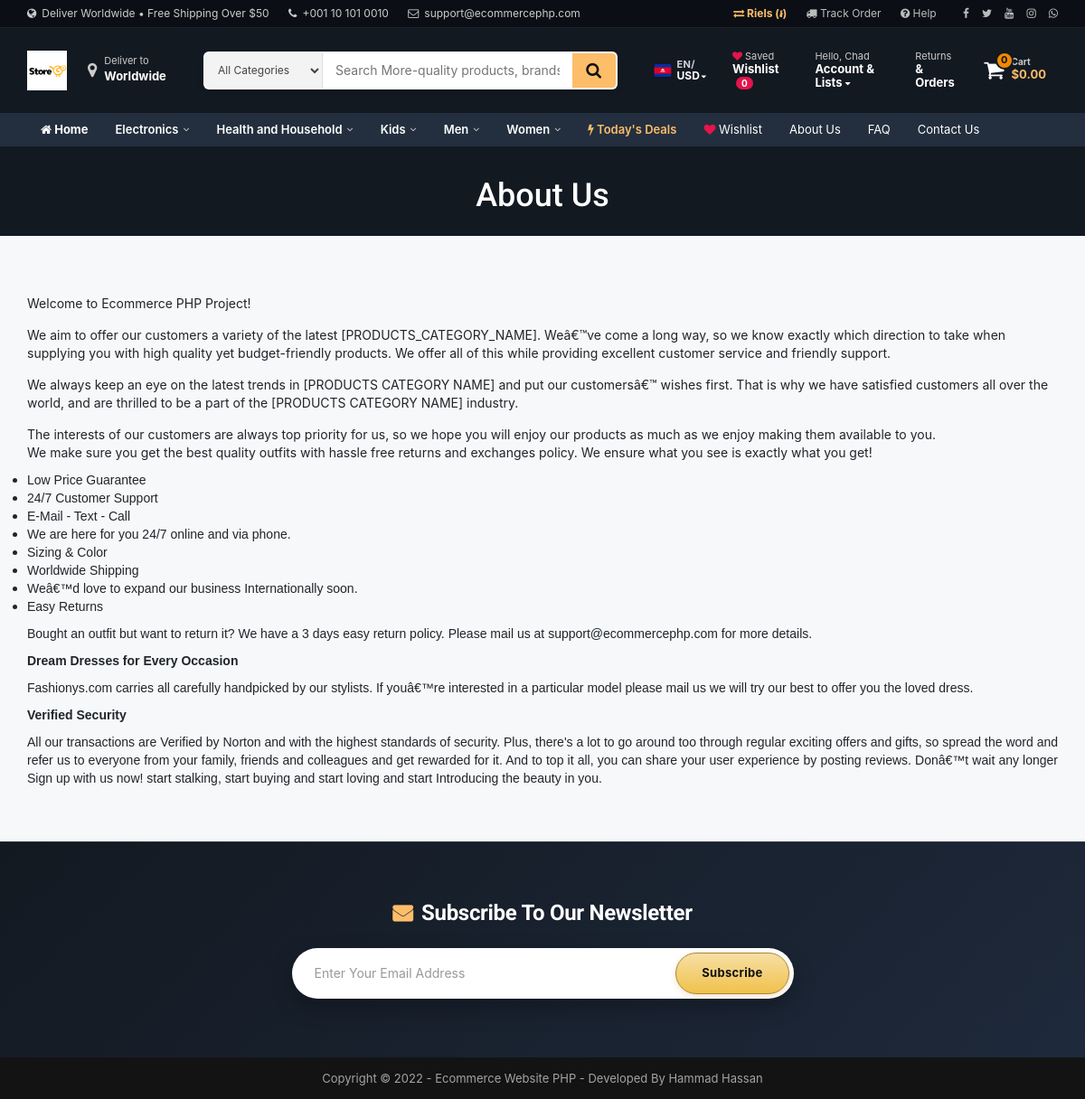
The app's page /about.php (signed in) with its own data.
### tables this page shows
CREATE TABLE `tbl_settings` (
    `id` INT NOT NULL AUTO_INCREMENT,
    `logo` VARCHAR(255) NOT NULL,
    `favicon` VARCHAR(255) NOT NULL,

    `footer_about` TEXT NOT NULL,
    `footer_copyright` TEXT NOT NULL,
    `contact_address` TEXT NOT NULL,
    `contact_email` VARCHAR(255) NOT NULL,
    `contact_phone` VARCHAR(255) NOT NULL,
    `contact_fax` VARCHAR(255) NOT NULL,
    `contact_map_iframe` TEXT NOT NULL,

    `receive_email` VARCHAR(255) NOT NULL,
    `receive_email_subject` VARCHAR(255) NOT NULL,
    `receive_email_thank_you_message` TEXT NOT NULL,
    `forget_password_message` TEXT NOT NULL,

    `total_recent_post_footer` INT NOT NULL,
    `total_popular_post_footer` INT NOT NULL,
    `total_recent_post_sidebar` INT NOT NULL,
    `total_popular_post_sidebar` INT NOT NULL,
    `total_featured_product_home` INT NOT NULL,
    `total_latest_product_home` INT NOT NULL,
    `total_popular_product_home` INT NOT NULL,

    `meta_title_home` TEXT NOT NULL,
    `meta_keyword_home` TEXT NOT NULL,
    `meta_description_home` TEXT NOT NULL,

    `banner_login` VARCHAR(255) NOT NULL,
    `banner_registration` VARCHAR(255) NOT NULL,
    `banner_forget_password` VARCHAR(255) NOT NULL,
    `banner_reset_password` VARCHAR(255) NOT NULL,
    `banner_search` VARCHAR(255) NOT NULL,
    `banner_cart` VARCHAR(255) NOT NULL,
    `banner_checkout` VARCHAR(255) NOT NULL,
    `banner_product_category` VARCHAR(255) NOT NULL,
    `banner_blog` VARCHAR(255) NOT NULL,

    `cta_title` VARCHAR(255) NOT NULL,
    `cta_content` TEXT NOT NULL,
    `cta_read_more_text` VARCHAR(255) NOT NULL,
    `cta_read_more_url` VARCHAR(255) NOT NULL,
    `cta_photo` VARCHAR(255) NOT NULL,

    `featured_product_title` VARCHAR(255) NOT NULL,
    `featured_product_subtitle` VARCHAR(255) NOT NULL,
    `latest_product_title` VARCHAR(255) NOT NULL,
    `latest_product_subtitle` VARCHAR(255) NOT NULL,
    `popular_product_title` VARCHAR(255) NOT NULL,
    `popular_product_subtitle` VARCHAR(255) NOT NULL,

    `testimonial_title` VARCHAR(255) NOT NULL,
    `testimonial_subtitle` VARCHAR(255) NOT NULL,
    `testimonial_photo` VARCHAR(255) NOT NULL,

    `blog_title` VARCHAR(255) NOT NULL,
    `blog_subtitle` VARCHAR(255) NOT NULL,
    `newsletter_text` TEXT NOT NULL,

    `paypal_email` VARCHAR(255) NOT NULL,
    `stripe_public_key` VARCHAR(255) NOT NULL,
    `stripe_secret_key` VARCHAR(255) NOT NULL,

    `bank_detail` TEXT NOT NULL,

    `before_head` TEXT NOT NULL,
    `after_body` TEXT NOT NULL,
    `before_body` TEXT NOT NULL,

    `home_service_on_off` TINYINT NOT NULL,
    `home_welcome_on_off` TINYINT NOT NULL,
    `home_featured_product_on_off` TINYINT NOT NULL,
    `home_latest_product_on_off` TINYINT NOT NULL,
    `home_popular_product_on_off` TINYINT NOT NULL,
    `home_testimonial_on_off` TINYINT NOT NULL,
    `home_blog_on_off` TINYINT NOT NULL,
    `newsletter_on_off` TINYINT NOT NULL,

    `ads_above_welcome_on_off` TINYINT NOT NULL,
    `ads_above_featured_product_on_off` TINYINT NOT NULL,
    `ads_above_latest_product_on_off` TINYINT NOT NULL,
    `ads_above_popular_product_on_off` TINYINT NOT NULL,
    `ads_above_testimonial_on_off` TINYINT NOT NULL,
    `ads_category_sidebar_on_off` TINYINT NOT NULL,

    PRIMARY KEY (`id`)
);

CREATE TABLE `tbl_social` (
  `social_id` int(11) NOT NULL,
  `social_name` varchar(30) NOT NULL,
  `social_url` varchar(255) NOT NULL,
  `social_icon` varchar(30) NOT NULL
);

CREATE TABLE `tbl_top_category` (
  `tcat_id` int(11) NOT NULL,
  `tcat_name` varchar(255) NOT NULL,
  `show_on_menu` int(1) NOT NULL
);

CREATE TABLE `tbl_page` (
  `id` int(11) NOT NULL,
  `about_title` varchar(255) NOT NULL,
  `about_content` text NOT NULL,
  `about_banner` varchar(255) NOT NULL,
  `about_meta_title` varchar(255) NOT NULL,
  `about_meta_keyword` text NOT NULL,
  `about_meta_description` text NOT NULL,
  `faq_title` varchar(255) NOT NULL,
  `faq_banner` varchar(255) NOT NULL,
  `faq_meta_title` varchar(255) NOT NULL,
  `faq_meta_keyword` text NOT NULL,
  `faq_meta_description` text NOT NULL,
  `blog_title` varchar(255) NOT NULL,
  `blog_banner` varchar(255) NOT NULL,
  `blog_meta_title` varchar(255) NOT NULL,
  `blog_meta_keyword` text NOT NULL,
  `blog_meta_description` text NOT NULL,
  `contact_title` varchar(255) NOT NULL,
  `contact_banner` varchar(255) NOT NULL,
  `contact_meta_title` varchar(255) NOT NULL,
  `contact_meta_keyword` text NOT NULL,
  `contact_meta_description` text NOT NULL,
  `pgallery_title` varchar(255) NOT NULL,
  `pgallery_banner` varchar(255) NOT NULL,
  `pgallery_meta_title` varchar(255) NOT NULL,
  `pgallery_meta_keyword` text NOT NULL,
  `pgallery_meta_description` text NOT NULL,
  `vgallery_title` varchar(255) NOT NULL,
  `vgallery_banner` varchar(255) NOT NULL,
  `vgallery_meta_title` varchar(255) NOT NULL,
  `vgallery_meta_keyword` text NOT NULL,
  `vgallery_meta_description` text NOT NULL
);

### admin/inc/functions.php (called while the page is built, shortened)
<?php
function get_current_currency() {
	if (!isset($_SESSION['currency']) || !in_array($_SESSION['currency'], ['USD', 'KHR'])) {
		return 'USD';
	}
	return $_SESSION['currency'];
}
function get_current_language() {
	if (!isset($_SESSION['site_lang']) || !in_array($_SESSION['site_lang'], ['EN', 'KH'])) {
		return 'EN';
	}
	return $_SESSION['site_lang'];
}
function format_price($price_in_usd, $with_symbol = true) {
	$price_in_usd = (float)$price_in_usd;
	$curr = get_current_currency();
	if ($curr === 'KHR') {
		$rate = get_usd_to_khr_rate();
		$khr = round($price_in_usd * $rate, -2);
		$formatted = number_format($khr, 0);
		return $with_symbol ? $formatted . ' ៛' : $formatted;
	} else {
		$formatted = number_format($price_in_usd, 2);
		return $with_symbol ? '$' . $formatted : $formatted;
	}
}
    ?>

### about.php (the view)
<?php require_once('header.php'); ?>
<?php
$statement = $pdo->prepare("SELECT * FROM tbl_page WHERE id=1");
$statement->execute();
$result = $statement->fetchAll(PDO::FETCH_ASSOC);
foreach ($result as $row) {
   $about_title = $row['about_title'];
    $about_content = $row['about_content'];
    $about_banner = $row['about_banner'];
}
?>
<div class="page-banner" style="background-image: url(assets/uploads/<?php echo $about_banner; ?>);">
    <div class="inner">
        <h1><?php echo $about_title; ?></h1>
    </div>
</div>
<div class="page">
    <div class="container">
        <div class="row">
            <div class="col-md-12">
                <p>
                    <?php echo $about_content; ?>
                </p>
            </div>
        </div>
    </div>
</div>
<?php require_once('footer.php'); ?>

### header.php (shortened to what this page needs)
<?php
include("admin/inc/config.php");
include("admin/inc/functions.php");
$statement = $pdo->prepare("SELECT * FROM tbl_settings WHERE id=1");
$statement->execute();
$result = $statement->fetchAll(PDO::FETCH_ASSOC);
foreach ($result as $row)
{
	$logo = $row['logo'];
	$contact_email = $row['contact_email'];
	$contact_phone = $row['contact_phone'];
}
?>
<!DOCTYPE html>
<html lang="en">
<head>
	<link rel="stylesheet" href="assets/css/bootstrap.min.css">
	<link rel="stylesheet" href="assets/css/font-awesome.min.css">
	<link rel="stylesheet" href="assets/css/owl.carousel.min.css">
	<link rel="stylesheet" href="assets/css/owl.theme.default.min.css">
	<link rel="stylesheet" href="assets/css/jquery.bxslider.min.css">
    <link rel="stylesheet" href="assets/css/magnific-popup.css">
    <link rel="stylesheet" href="assets/css/rating.css">
	<link rel="stylesheet" href="assets/css/spacing.css">
	<link rel="stylesheet" href="assets/css/bootstrap-touch-slider.css">
	<link rel="stylesheet" href="assets/css/animate.min.css">
	<link rel="stylesheet" href="assets/css/tree-menu.css">
	<link rel="stylesheet" href="assets/css/select2.min.css">
	<link rel="stylesheet" href="assets/css/main.css">
	<link rel="stylesheet" href="assets/css/responsive.css">
	<link rel="stylesheet" href="assets/css/modern-ecommerce.css?v=<?php echo time(); ?>">
	<?php
	$statement = $pdo->prepare("SELECT * FROM tbl_page WHERE id=1");
	$statement->execute();
	$result = $statement->fetchAll(PDO::FETCH_ASSOC);
		?>
</head>
<body>
<?php
$cart_item_count = 0;
$table_total_price = 0;
$wishlist_count = isset($_SESSION['wishlist']) ? count($_SESSION['wishlist']) : 0;
$stmt_top_cat = $pdo->prepare("SELECT * FROM tbl_top_category ORDER BY tcat_name ASC");
$stmt_top_cat->execute();
$header_top_categories = $stmt_top_cat->fetchAll(PDO::FETCH_ASSOC);
$current_currency = get_current_currency();
$current_lang = get_current_language();
?>
<div class="modern-top-bar">
	<div class="container">
		<div class="row">
			<div class="col-md-7 col-sm-6 col-xs-12">
				<span class="top-item"><i class="fa fa-globe"></i> Deliver Worldwide &bull; Free Shipping Over $50</span>
				<span class="top-item hidden-xs"><i class="fa fa-phone"></i> <?php echo htmlspecialchars($contact_phone); ?></span>
				<span class="top-item hidden-xs hidden-sm"><i class="fa fa-envelope-o"></i> <?php echo htmlspecialchars($contact_email); ?></span>
			</div>
			<div class="col-md-5 col-sm-6 col-xs-12 text-right">
				<span class="top-item">
					<a href="currency-switch.php?currency=<?php echo $current_currency === 'USD' ? 'KHR' : 'USD'; ?>" title="Click to toggle currency (USD / KHR)" style="color: #febd69; font-weight: 700;">
						<i class="fa fa-exchange"></i> <?php echo $current_currency === 'USD' ? 'Riels (៛)' : 'Dollars ($)'; ?>
					</a>
				</span>
				<span class="top-item">
					<a href="customer-order.php"><i class="fa fa-truck"></i> Track Order</a>
				</span>
				<span class="top-item">
					<a href="faq.php"><i class="fa fa-question-circle"></i> Help</a>
				</span>
				<span class="top-item hidden-xs" style="margin-right: 0;">
					<?php
					$statement = $pdo->prepare("SELECT * FROM tbl_social");
					$statement->execute();
					$result = $statement->fetchAll(PDO::FETCH_ASSOC);
					foreach ($result as $row) {
						if (!empty($row['social_url'])) {
							echo '<a href="'.$row['social_url'].'" style="margin-left:8px;" target="_blank"><i class="'.$row['social_icon'].'"></i></a>';
						}
					}
					?>
				</span>
			</div>
		</div>
	</div>
</div>
<header class="modern-header">
	<div class="container">
		<div class="row" style="display: flex; align-items: center; flex-wrap: wrap;">
			<div class="col-md-2 col-sm-4 col-xs-6 logo-area" style="display: flex; align-items: center; gap: 12px;">
				<a href="index.php">
					<img src="assets/uploads/<?php echo $logo; ?>" alt="Store Logo">
				</a>
				<div class="deliver-badge hidden-xs hidden-sm" onclick="window.location.href='checkout.php'">
					<i class="fa fa-map-marker"></i>
					<div>
						<span class="line-1">Deliver to</span>
						<span class="line-2">Worldwide</span>
					</div>
				</div>
			</div>
			<div class="col-md-5 col-sm-8 col-xs-12 search-area" style="margin: 6px 0;">
				<div class="search-form-wrapper">
					<form action="search-result.php" method="get" class="amazon-search-bar">
						<select id="modern-search-category" name="category_id" class="search-cat-select hidden-xs">
							<option value="0">All Categories</option>
						</select>
						<input type="text" id="modern-search-input" name="search_text" class="search-input" placeholder="Search More-quality products, brands..." autocomplete="off">
						<button type="submit" class="search-btn" title="Search">
							<i class="fa fa-search"></i>
						</button>
					</form>
				</div>
			</div>
			<div class="col-md-5 col-sm-12 col-xs-6" style="margin: 6px 0;">
				<div class="header-actions">
					<div class="lang-curr-dropdown-wrapper">
						<div class="lang-curr-trigger" tabindex="0" title="Change Language & Currency">
							<span class="flag-wrapper">
							</span>
							<div class="lang-curr-text">
								<span class="top-line"><?php echo $current_lang; ?>/</span>
								<span class="bottom-line">
									<?php echo $current_currency; ?> <i class="fa fa-caret-down" style="font-size: 9px; margin-left: 2px;"></i>
								</span>
							</div>
						</div>
					</div>
					<a href="wishlist.php" class="nav-action-link" title="My Wishlist">
						<span class="top-line">
							<i class="fa fa-heart" style="color: #e4144d;"></i> Saved
						</span>
						<span class="bottom-line">
							Wishlist <span class="wishlist-counter-bubble"><?php echo $wishlist_count; ?></span>
						</span>
					</a>
					<div class="account-dropdown-wrapper">
						<a href="<?php echo isset($_SESSION['customer']) ? 'customer-profile.php' : 'login.php'; ?>" class="nav-action-link">
							<span class="top-line">
								Hello, <?php
								if (isset($_SESSION['customer'])) {
									$first_name = explode(' ', trim($_SESSION['customer']['cust_name']))[0];
									echo htmlspecialchars($first_name);
								} else {
									echo 'Sign In';
								}
								?>
							</span>
							<span class="bottom-line">
								Account &amp; Lists <i class="fa fa-caret-down" style="font-size: 10px;"></i>
							</span>
						</a>
					</div>
					<a href="<?php echo isset($_SESSION['customer']) ? 'customer-order.php' : 'login.php'; ?>" class="nav-action-link hidden-xs">
						<span class="top-line">Returns</span>
						<span class="bottom-line">&amp; Orders</span>
					</a>
					<a href="cart.php" class="cart-action-link" title="Shopping Cart">
						<div class="cart-icon-wrapper">
							<i class="fa fa-shopping-cart"></i>
							<span class="cart-counter-bubble"><?php echo $cart_item_count; ?></span>
						</div>
						<div class="cart-total-text">
							<span class="top-line" style="display: block; font-size: 10px; color: #ccc; line-height: 1;">Cart</span>
							<?php echo format_price($table_total_price); ?>
						</div>
					</a>
				</div>
			</div>
		</div>
	</div>
</header>
<nav class="modern-subnav">
	<div class="container">
		<div class="row">
			<div class="col-md-12">
				<ul>
					<li class="all-btn">
						<a href="index.php"><i class="fa fa-home"></i> Home</a>
					</li>
					<?php foreach (array_slice($header_top_categories, 0, 5) as $top_c): ?>
						<li class="nav-mega-item">
							<a href="product-category.php?id=<?php echo $top_c['tcat_id']; ?>&type=top-category">
								<?php echo htmlspecialchars($top_c['tcat_name']); ?> <i class="fa fa-angle-down nav-caret"></i>
							</a>
						</li>
					<?php endforeach; ?>
					<li class="highlight">
						<a href="search-result.php?search_text="><i class="fa fa-bolt" style="color:#febd69;"></i> Today's Deals</a>
					</li>
					<li>
						<a href="wishlist.php"><i class="fa fa-heart" style="color:#e4144d;"></i> Wishlist</a>
					</li>
					<?php
					$statement = $pdo->prepare("SELECT * FROM tbl_page WHERE id=1");
					$statement->execute();
					$result = $statement->fetchAll(PDO::FETCH_ASSOC);
					foreach ($result as $row) {
						$about_title = $row['about_title'];
						$faq_title = $row['faq_title'];
						$contact_title = $row['contact_title'];
					}
					?>
					<li><a href="about.php"><?php echo $about_title; ?></a></li>
					<li><a href="faq.php"><?php echo $faq_title; ?></a></li>
					<li><a href="contact.php"><?php echo $contact_title; ?></a></li>
				</ul>
			</div>
		</div>
	</div>
</nav>

### footer.php (shortened to what this page needs)
<?php
$statement = $pdo->prepare("SELECT * FROM tbl_settings WHERE id=1");
$statement->execute();
$result = $statement->fetchAll(PDO::FETCH_ASSOC);
foreach ($result as $row)
{
	$footer_copyright = $row['footer_copyright'];
    $newsletter_on_off = $row['newsletter_on_off'];
}
?>
<?php if($newsletter_on_off == 1): ?>
<section class="home-newsletter">
	<div class="container">
		<div class="row">
			<div class="col-md-6 col-md-offset-3">
				<div class="single">
				<form action="" method="post">
					<h2><?php echo LANG_VALUE_93; ?></h2>
					<div class="input-group">
			        	<input type="email" class="form-control" placeholder="<?php echo LANG_VALUE_95; ?>" name="email_subscribe">
			         	<span class="input-group-btn">
			         	<button class="btn btn-theme" type="submit" name="form_subscribe"><?php echo LANG_VALUE_92; ?></button>
			         	</span>
			        </div>
				</div>
			</div>
		</div>
	</div>
</section>
<?php endif; ?>
<div class="footer-bottom">
	<div class="container">
		<div class="row">
			<div class="col-md-12 copyright">
				<?php echo $footer_copyright; ?>
			</div>
		</div>
	</div>
</div>
</body>
</html>

### records on screen
tbl_settings: contact_phone "+001 10 101 0010", contact_email "support@ecommercephp.com", logo (picture), footer_copyright "Copyright © 2022 - Ecommerce Website PHP - Developed By Hammad Hassan"
tbl_top_category: tcat_name "Electronics"
tbl_top_category: tcat_name "Health and Household"
tbl_top_category: tcat_name "Kids"
tbl_top_category: tcat_name "Men"
tbl_top_category: tcat_name "Women"
tbl_page: about_title "About Us", faq_title "FAQ", contact_title "Contact Us", about_banner (picture), about_content "Welcome to Ecommerce PHP Project! We aim to offer our customers a variety of the latest [PRODUCTS_CATEGORY_NAME]. Weâ€™ve come a long way, so we know exactly which direction to take when supplying you with high quality yet budget-friendly products. We offer all of this while providing excellent customer service and friendly support. We always keep an eye on the latest trends in [PRODUCTS CATEGORY NAME] and put our customersâ€™ wishes first. That is why we have satisfied customers all over the world, and are thrilled to be a part of the [PRODUCTS CATEGORY NAME] industry. The interests of our customers are always top priority for us, so we hope you will enjoy our products as much as we enjoy…"

### other values on screen
$current_lang "EN"
$current_currency "USD"
$wishlist_count "0"
$first_name "Chad"
$cart_item_count "0"
format_price($table_total_price) "$0.00"
LANG_VALUE_93 "Subscribe To Our Newsletter"
LANG_VALUE_92 "Subscribe"
